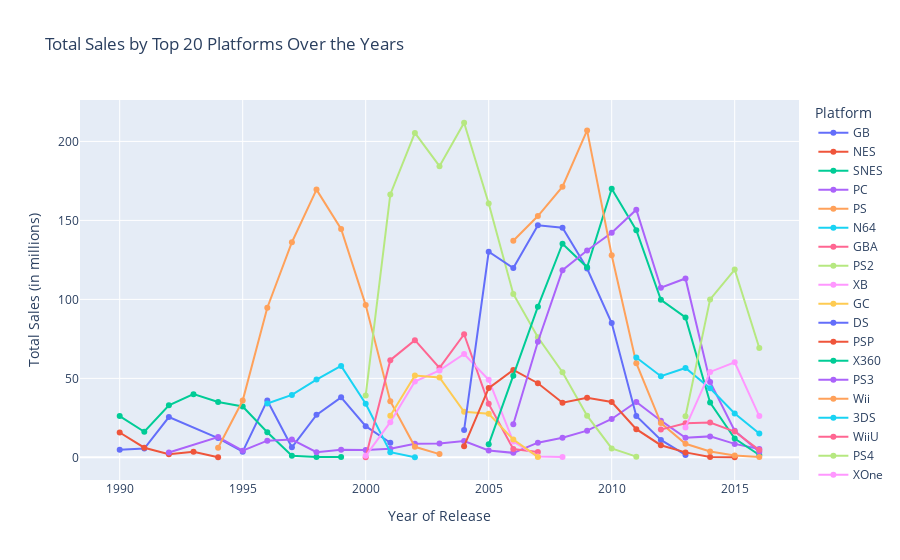

This figure's notebook cell:
### Markdown cell above
- The top 5 platforms by total sales were analyzed in the chart above, showing their sales over time.
- The visualization suggests that the average life cycle of a platform spans approximately 10 years.
- The analysis above shall be repeated for the top 20 platforms by totals to confirm this implication and obtain more data to inform how long it takes for new platforms to appear.

### Code cell
platform_sales = games.groupby(['platform'])['total_sales'].sum().reset_index()
platform_sales = platform_sales.sort_values(by='total_sales', ascending=False)
top_20_platforms = platform_sales.head(20)
plt.figure(figsize=(12, 6))
sns.barplot(data=top_20_platforms, x='platform', y='total_sales', color='skyblue')
plt.xlabel('Platform')
plt.ylabel('Total Sales (in millions)')
plt.title('Top 20 Platforms by Total Sales')
plt.xticks(rotation=45)
plt.tight_layout()
plt.show()

top_20_platforms


t20platform_sales_per_year = games[
    (games['platform'].isin(top_20_platforms['platform'])) &
    (games['year_of_release'] >= 1990)
    ].groupby(['year_of_release', 'platform'])['total_sales'].sum().reset_index()

sales_dist = px.line(
    t20platform_sales_per_year, 
    x='year_of_release', 
    y='total_sales', 
    title='Total Sales by Top 20 Platforms Over the Years',
    color='platform',
    markers=True
)

sales_dist.update_layout(
    xaxis_title='Year of Release',
    yaxis_title='Total Sales (in millions)',
    legend_title_text='Platform'
)
sales_dist.show()

### Figure 1 — Plotly figure (JSON) as saved in the notebook; plotly's stock layout.template omitted (floating-point values rounded to 4 significant figures)
{"data": [{"hovertemplate": "platform=GB<br>year_of_release=%{x}<br>total_sales=%{y}<extra></extra>", "legendgroup": "GB", "line": {"color": "#636efa", "dash": "solid"}, "marker": {"symbol": "circle"}, "mode": "lines+markers", "name": "GB", "orientation": "v", "showlegend": true, "type": "scatter", "x": [1990, 1991, 1992, 1994, 1995, 1996, 1997, 1998, 1999, 2000, 2001], "xaxis": "x", "y": [4.89, 5.57, 25.49, 12.18, 3.6, 36.03, 6.37, 26.9, 38.0, 19.76, 9.24], "yaxis": "y"}, {"hovertemplate": "platform=NES<br>year_of_release=%{x}<br>total_sales=%{y}<extra></extra>", "legendgroup": "NES", "line": {"color": "#EF553B", "dash": "solid"}, "marker": {"symbol": "circle"}, "mode": "lines+markers", "name": "NES", "orientation": "v", "showlegend": true, "type": "scatter", "x": [1990, 1991, 1992, 1993, 1994], "xaxis": "x", "y": [15.73, 6.11, 1.98, 3.61, 0.11], "yaxis": "y"}, {"hovertemplate": "platform=SNES<br>year_of_release=%{x}<br>total_sales=%{y}<extra></extra>", "legendgroup": "SNES", "line": {"color": "#00cc96", "dash": "solid"}, "marker": {"symbol": "circle"}, "mode": "lines+markers", "name": "SNES", "orientation": "v", "showlegend": true, "type": "scatter", "x": [1990, 1991, 1992, 1993, 1994, 1995, 1996, 1997, 1998, 1999], "xaxis": "x", "y": [26.15, 16.22, 32.98, 40.02, 35.08, 32.2, 15.92, 0.99, 0.22, 0.26], "yaxis": "y"}, {"hovertemplate": "platform=PC<br>year_of_release=%{x}<br>total_sales=%{y}<extra></extra>", "legendgroup": "PC", "line": {"color": "#ab63fa", "dash": "solid"}, "marker": {"symbol": "circle"}, "mode": "lines+markers", "name": "PC", "orientation": "v", "showlegend": true, "type": "scatter", "x": [1992, 1994, 1995, 1996, 1997, 1998, 1999, 2000, 2001, 2002, 2003, 2004, 2005, 2006, 2007, 2008, 2009, 2010, 2011, 2012, 2013, 2014, 2015, 2016], "xaxis": "x", "y": [3.03, 12.87, 4.22, 10.58, 11.27, 3.26, 4.74, 4.66, 5.47, 8.57, 8.84, 10.39, 4.37, 2.85, 9.28, 12.42, 16.91, 24.28, 35.03, 23.22, 12.38, 13.28, 8.52, 5.25], "yaxis": "y"}, {"hovertemplate": "platform=PS<br>year_of_release=%{x}<br>total_sales=%{y}<extra></extra>", "legendgroup": "PS", "line": {"color": "#FFA15A", "dash": "solid"}, "marker": {"symbol": "circle"}, "mode": "lines+markers", "name": "PS", "orientation": "v", "showlegend": true, "type": "scatter", "x": [1994, 1995, 1996, 1997, 1998, 1999, 2000, 2001, 2002, 2003], "xaxis": "x", "y": [6.03, 35.96, 94.7, 136.2, 169.5, 144.5, 96.37, 35.59, 6.67, 2.07], "yaxis": "y"}, {"hovertemplate": "platform=N64<br>year_of_release=%{x}<br>total_sales=%{y}<extra></extra>", "legendgroup": "N64", "line": {"color": "#19d3f3", "dash": "solid"}, "marker": {"symbol": "circle"}, "mode": "lines+markers", "name": "N64", "orientation": "v", "showlegend": true, "type": "scatter", "x": [1996, 1997, 1998, 1999, 2000, 2001, 2002], "xaxis": "x", "y": [34.1, 39.5, 49.24, 57.87, 33.97, 3.25, 0.08], "yaxis": "y"}, {"hovertemplate": "platform=GBA<br>year_of_release=%{x}<br>total_sales=%{y}<extra></extra>", "legendgroup": "GBA", "line": {"color": "#FF6692", "dash": "solid"}, "marker": {"symbol": "circle"}, "mode": "lines+markers", "name": "GBA", "orientation": "v", "showlegend": true, "type": "scatter", "x": [2000, 2001, 2002, 2003, 2004, 2005, 2006, 2007], "xaxis": "x", "y": [0.07, 61.53, 74.16, 56.67, 77.91, 33.86, 5.28, 3.4], "yaxis": "y"}, {"hovertemplate": "platform=PS2<br>year_of_release=%{x}<br>total_sales=%{y}<extra></extra>", "legendgroup": "PS2", "line": {"color": "#B6E880", "dash": "solid"}, "marker": {"symbol": "circle"}, "mode": "lines+markers", "name": "PS2", "orientation": "v", "showlegend": true, "type": "scatter", "x": [2000, 2001, 2002, 2003, 2004, 2005, 2006, 2007, 2008, 2009, 2010, 2011], "xaxis": "x", "y": [39.17, 166.4, 205.4, 184.3, 211.8, 160.7, 103.4, 75.99, 53.9, 26.4, 5.64, 0.45], "yaxis": "y"}, {"hovertemplate": "platform=XB<br>year_of_release=%{x}<br>total_sales=%{y}<extra></extra>", "legendgroup": "XB", "line": {"color": "#FF97FF", "dash": "solid"}, "marker": {"symbol": "circle"}, "mode": "lines+markers", "name": "XB", "orientation": "v", "showlegend": true, "type": "scatter", "x": [2000, 2001, 2002, 2003, 2004, 2005, 2006, 2007, 2008], "xaxis": "x", "y": [0.99, 22.26, 48.01, 55.04, 65.42, 49.08, 10.04, 0.55, 0.18], "yaxis": "y"}, {"hovertemplate": "platform=GC<br>year_of_release=%{x}<br>total_sales=%{y}<extra></extra>", "legendgroup": "GC", "line": {"color": "#FECB52", "dash": "solid"}, "marker": {"symbol": "circle"}, "mode": "lines+markers", "name": "GC", "orientation": "v", "showlegend": true, "type": "scatter", "x": [2001, 2002, 2003, 2004, 2005, 2006, 2007], "xaxis": "x", "y": [26.34, 51.81, 50.61, 28.82, 27.62, 11.26, 0.27], "yaxis": "y"}, {"hovertemplate": "platform=DS<br>year_of_release=%{x}<br>total_sales=%{y}<extra></extra>", "legendgroup": "DS", "line": {"color": "#636efa", "dash": "solid"}, "marker": {"symbol": "circle"}, "mode": "lines+markers", "name": "DS", "orientation": "v", "showlegend": true, "type": "scatter", "x": [2004, 2005, 2006, 2007, 2008, 2009, 2010, 2011, 2012, 2013], "xaxis": "x", "y": [17.27, 130.1, 119.8, 146.9, 145.3, 119.5, 85.02, 26.18, 11.01, 1.54], "yaxis": "y"}, {"hovertemplate": "platform=PSP<br>year_of_release=%{x}<br>total_sales=%{y}<extra></extra>", "legendgroup": "PSP", "line": {"color": "#EF553B", "dash": "solid"}, "marker": {"symbol": "circle"}, "mode": "lines+markers", "name": "PSP", "orientation": "v", "showlegend": true, "type": "scatter", "x": [2004, 2005, 2006, 2007, 2008, 2009, 2010, 2011, 2012, 2013, 2014, 2015], "xaxis": "x", "y": [7.06, 43.84, 55.32, 46.93, 34.55, 37.78, 35.04, 17.82, 7.69, 3.14, 0.24, 0.12], "yaxis": "y"}, {"hovertemplate": "platform=X360<br>year_of_release=%{x}<br>total_sales=%{y}<extra></extra>", "legendgroup": "X360", "line": {"color": "#00cc96", "dash": "solid"}, "marker": {"symbol": "circle"}, "mode": "lines+markers", "name": "X360", "orientation": "v", "showlegend": true, "type": "scatter", "x": [2005, 2006, 2007, 2008, 2009, 2010, 2011, 2012, 2013, 2014, 2015, 2016], "xaxis": "x", "y": [8.25, 51.62, 95.41, 135.3, 120.3, 170.0, 143.8, 99.74, 88.58, 34.74, 11.96, 1.52], "yaxis": "y"}, {"hovertemplate": "platform=PS3<br>year_of_release=%{x}<br>total_sales=%{y}<extra></extra>", "legendgroup": "PS3", "line": {"color": "#ab63fa", "dash": "solid"}, "marker": {"symbol": "circle"}, "mode": "lines+markers", "name": "PS3", "orientation": "v", "showlegend": true, "type": "scatter", "x": [2006, 2007, 2008, 2009, 2010, 2011, 2012, 2013, 2014, 2015, 2016], "xaxis": "x", "y": [20.96, 73.19, 118.5, 130.9, 142.2, 156.8, 107.4, 113.2, 47.76, 16.82, 3.6], "yaxis": "y"}, {"hovertemplate": "platform=Wii<br>year_of_release=%{x}<br>total_sales=%{y}<extra></extra>", "legendgroup": "Wii", "line": {"color": "#FFA15A", "dash": "solid"}, "marker": {"symbol": "circle"}, "mode": "lines+markers", "name": "Wii", "orientation": "v", "showlegend": true, "type": "scatter", "x": [2006, 2007, 2008, 2009, 2010, 2011, 2012, 2013, 2014, 2015, 2016], "xaxis": "x", "y": [137.2, 152.8, 171.3, 207.0, 128.0, 59.65, 21.71, 8.59, 3.75, 1.14, 0.18], "yaxis": "y"}, {"hovertemplate": "platform=3DS<br>year_of_release=%{x}<br>total_sales=%{y}<extra></extra>", "legendgroup": "3DS", "line": {"color": "#19d3f3", "dash": "solid"}, "marker": {"symbol": "circle"}, "mode": "lines+markers", "name": "3DS", "orientation": "v", "showlegend": true, "type": "scatter", "x": [2011, 2012, 2013, 2014, 2015, 2016], "xaxis": "x", "y": [63.2, 51.36, 56.57, 43.76, 27.78, 15.14], "yaxis": "y"}, {"hovertemplate": "platform=WiiU<br>year_of_release=%{x}<br>total_sales=%{y}<extra></extra>", "legendgroup": "WiiU", "line": {"color": "#FF6692", "dash": "solid"}, "marker": {"symbol": "circle"}, "mode": "lines+markers", "name": "WiiU", "orientation": "v", "showlegend": true, "type": "scatter", "x": [2012, 2013, 2014, 2015, 2016], "xaxis": "x", "y": [17.56, 21.65, 22.03, 16.35, 4.6], "yaxis": "y"}, {"hovertemplate": "platform=PS4<br>year_of_release=%{x}<br>total_sales=%{y}<extra></extra>", "legendgroup": "PS4", "line": {"color": "#B6E880", "dash": "solid"}, "marker": {"symbol": "circle"}, "mode": "lines+markers", "name": "PS4", "orientation": "v", "showlegend": true, "type": "scatter", "x": [2013, 2014, 2015, 2016], "xaxis": "x", "y": [25.99, 100.0, 118.9, 69.25], "yaxis": "y"}, {"hovertemplate": "platform=XOne<br>year_of_release=%{x}<br>total_sales=%{y}<extra></extra>", "legendgroup": "XOne", "line": {"color": "#FF97FF", "dash": "solid"}, "marker": {"symbol": "circle"}, "mode": "lines+markers", "name": "XOne", "orientation": "v", "showlegend": true, "type": "scatter", "x": [2013, 2014, 2015, 2016], "xaxis": "x", "y": [18.96, 54.07, 60.14, 26.15], "yaxis": "y"}], "layout": {"legend": {"title": {"text": "Platform"}, "tracegroupgap": 0}, "title": {"text": "Total Sales by Top 20 Platforms Over the Years"}, "xaxis": {"anchor": "y", "domain": [0, 1], "title": {"text": "Year of Release"}}, "yaxis": {"anchor": "x", "domain": [0, 1], "title": {"text": "Total Sales (in millions)"}}}}
